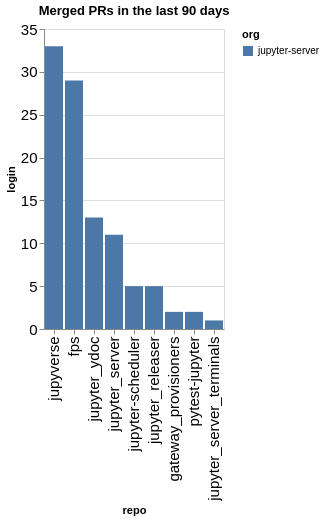

Notebook code for this chart:
### Code cell
prs_by_repo = merged.groupby(['org', 'repo']).count()['login'].reset_index().sort_values(['org', 'login'], ascending=False)
alt.Chart(data=prs_by_repo, title=f"Merged PRs in the last {n_days} days").mark_bar().encode(
    x=alt.X('repo', sort=prs_by_repo['repo'].values.tolist()),
    y='login',
    color='org'
)

### Figure 1 — Vega-Lite specification as saved in the notebook (floating-point values rounded to 4 significant figures)
{"config": {"axisLeft": {"labelFontSize": 15}, "axisBottom": {"labelFontSize": 15}}, "data": {"name": "data-d35530385179050678770b8c3841a92c"}, "mark": {"type": "bar"}, "encoding": {"color": {"field": "org", "type": "nominal"}, "x": {"field": "repo", "sort": ["jupyverse", "fps", "jupyter_ydoc", "jupyter_server", "jupyter-scheduler", "jupyter_releaser", "gateway_provisioners", "pytest-jupyter", "jupyter_server_terminals"], "type": "nominal"}, "y": {"field": "login", "type": "quantitative"}}, "title": "Merged PRs in the last 90 days", "$schema": "https://vega.github.io/schema/vega-lite/v5.20.1.json", "datasets": {"data-d35530385179050678770b8c3841a92c": [{"org": "jupyter-server", "repo": "jupyverse", "login": 33}, {"org": "jupyter-server", "repo": "fps", "login": 29}, {"org": "jupyter-server", "repo": "jupyter_ydoc", "login": 13}, {"org": "jupyter-server", "repo": "jupyter_server", "login": 11}, {"org": "jupyter-server", "repo": "jupyter-scheduler", "login": 5}, {"org": "jupyter-server", "repo": "jupyter_releaser", "login": 5}, {"org": "jupyter-server", "repo": "gateway_provisioners", "login": 2}, {"org": "jupyter-server", "repo": "pytest-jupyter", "login": 2}, {"org": "jupyter-server", "repo": "jupyter_server_terminals", "login": 1}]}}
